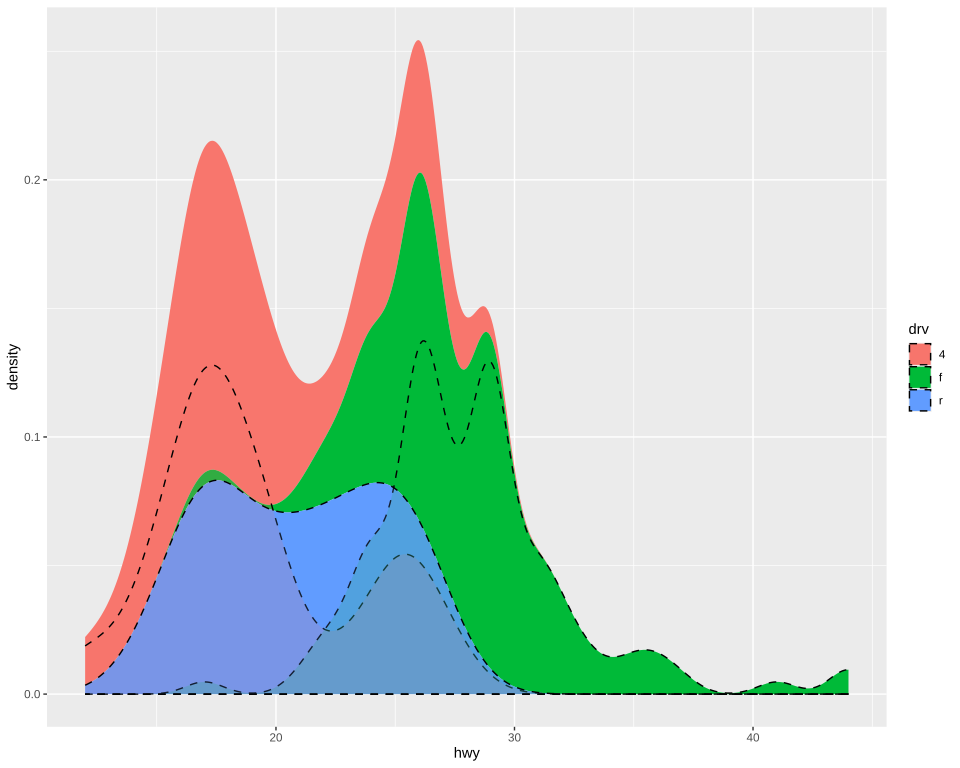

Recreate this plot in R.
# The plot test/golden/stat_density.svg draws, drawn by ggplot2 itself, as ggplot2's own visual tests
# draw their snapshots: the independent check on that golden whenever it changes. The suite never
# runs this; it needs R, ggplot2 and vdiffr, saved as the Docker image giggly-r:ggplot2-4.0.3. From
# the repository's root:
#
#   docker run --rm -v "$PWD/test/golden":/golden:ro giggly-r:ggplot2-4.0.3 \
#     Rscript /golden/stat_density.R > stat_density.ggplot2.svg
#
# and compare the two drawings element by element, as test/golden/point.R describes.
#
# stat_density() draws areas: each drive's estimate stacked, then, in a second layer drawn where
# each is, outlined in black along both edges, the lower one at 0, as an area of densities outlines
# them unless told otherwise.

library(ggplot2)
plot <- ggplot(mpg, aes(hwy, fill = drv)) + stat_density() +
  stat_density(colour = "black", position = "identity", alpha = 0.2, linetype = "dashed") +
  theme_gray()
file <- tempfile(fileext = ".svg")
vdiffr::write_svg(plot, file)
cat(readLines(file), sep = "\n")
